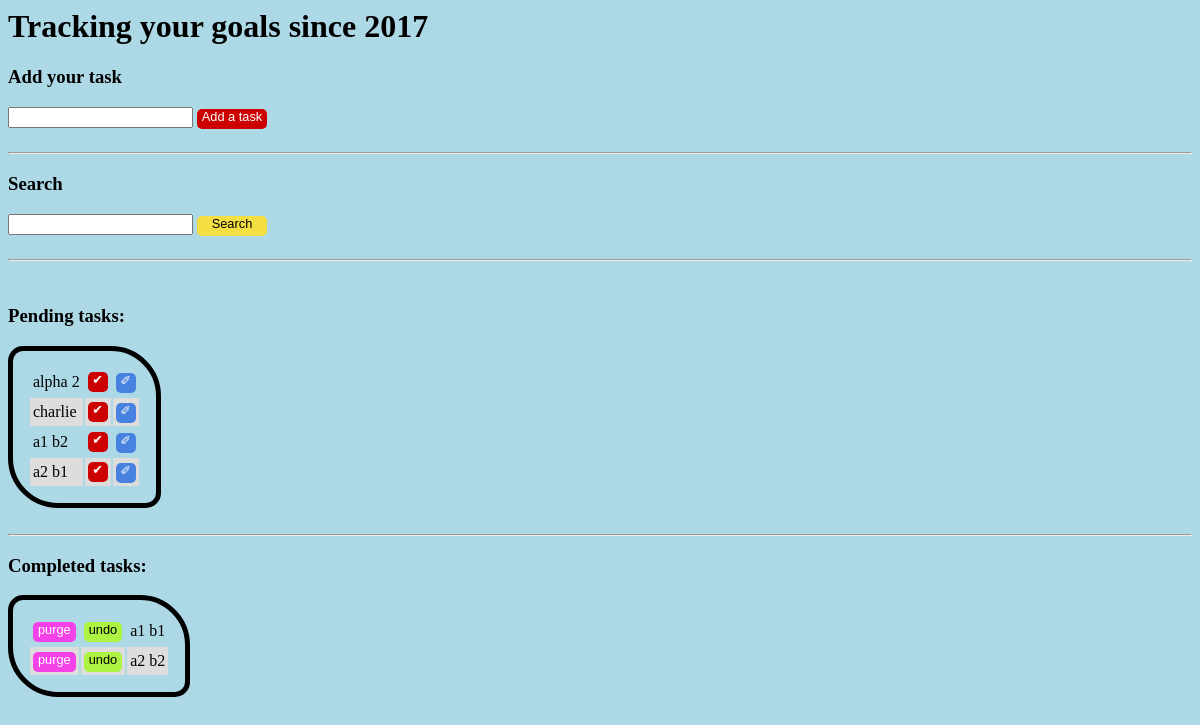
/jquerytodolist/, run on the app's committed database.
### jquerytodolist/models.py (models this page shows)
class Task(models.Model):
    LOW = 'LO'
    STANDARD = 'ST'
    HIGH = 'HI'
    IMPORTANCE_OF_TASK = (
        (LOW, 'low'),
        (STANDARD, 'standard'),
        (HIGH, 'high'),
    )
    task_text = models.CharField(max_length=200)
    task_importance = models.CharField(max_length=10, choices=IMPORTANCE_OF_TASK, default=STANDARD)
    creation_date = models.DateField('date added')
    completed=models.BooleanField(default=False)
    def __str__(self):
        return self.task_text

### jquerytodolist/views.py (the view, shortened to what this page needs)
def index(request):
    todo_list = Task.objects.all()
    waiting_todos = todo_list.filter(completed=False)
    tasks_done = todo_list.filter(completed=True)
    print(tasks_done)
    past_search_term = ""
    task_to_be_edited_text = ""
    lastIDinDatabase = ""
    context = {
        'waiting_todos': waiting_todos.order_by("id"),
        'tasks_done': tasks_done.order_by("id"),
    }
    return render(request, 'jquerytodolist/index.html', context)

### jquerytodolist/templates/jquerytodolist/index.html (shortened to what this page needs)
{% load static %}
<head>
	<link rel="stylesheet" type="text/css" href="{% static 'jquerytodolist/style.css' %}" />
</head>
<body>
	<h1 id='h1'>Tracking your goals since 2017</h1>
	<h3>Add your task</h3>
	<form name="todosinput">
		<input id="addTaskBox" type="text" name="taskText" />
	</form>
	<div id="addTask">Add a task</div>
	<br />
	<hr />
	<h3>Search</h3>
	<form name="searchinput">
		<input id="searchTaskBox" type="text" name="searchText" />
	</form>
	<div id="search">Search</div>
<hr />
<br />
	<h3>Pending tasks:</h3>
	{% if waiting_todos %}
	<table class="todos">
		{% for task in waiting_todos %}
		<tr data-id={{task.id}}>
			<td> {{task.task_text}} </td>
			<td>
				<div class=completeTask>&#10004;</div>
			</td>
			<td>
				<div class=editTask>&#10000;</div>
			</td>
		</tr>
		{% endfor %}
	</table>
	{% else %}
	<table class="todos" style="display:none"></table>
	<h3 class="noSuchTasks" id="headingMakePendingVisible">No such tasks exist</h3> {% endif %}
	<br />
	<hr />
	<h3>Completed tasks:</h3>
	{% if tasks_done %}
		<table class="completedtodos">
			{% for task in tasks_done %}
				<tr data-id="{{task.id}}">
					<td>
						<div class="deleteSubmission" name="delete_submission_{{task.id}}">purge</div>
					</td>
					<td>
						<div class="undoCompleteTask" name="undo_complete_{{task.id}}">undo</div>
					</td>
					<td>
						{{task.task_text}}
					</td>
				</tr>
			{% endfor %}
		</table>
	{% else %}
		<table class="completedtodos" style="display:none"></table>
		<h3 class="noSuchTasks" id="headingMakeCompletedVisible">No such tasks exist</h3>
	{% endif %}
</body>

### data on the page
Task: task_text "alpha 2"
Task: task_text "charlie"
Task: task_text "a1 b2"
Task: task_text "a2 b1"
Task: task_text "a1 b1"
Task: task_text "a2 b2"
